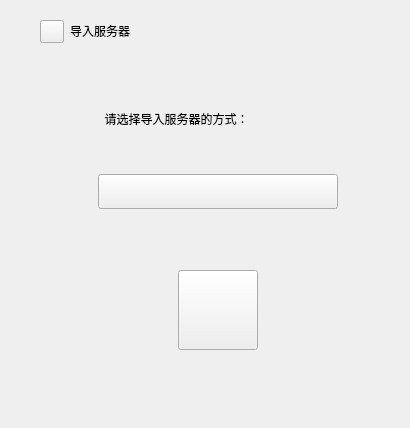
     <widget class="QWidget" name="importNewServerPage">
      <layout class="QGridLayout" name="gridLayout_21">
       <item row="0" column="1">
        <widget class="QWidget" name="importTitleWidget" native="true">
         <property name="sizePolicy">
          <sizepolicy hsizetype="Preferred" vsizetype="Preferred">
           <horstretch>0</horstretch>
           <verstretch>0</verstretch>
          </sizepolicy>
         </property>
         <layout class="QHBoxLayout" name="horizontalLayout_10">
          <item>
           <widget class="TransparentToolButton" name="importBackToGuidePushButton"/>
          </item>
          <item>
           <widget class="SubtitleLabel" name="importSubtitleLabel">
            <property name="sizePolicy">
             <sizepolicy hsizetype="Fixed" vsizetype="Fixed">
              <horstretch>0</horstretch>
              <verstretch>0</verstretch>
             </sizepolicy>
            </property>
            <property name="text">
             <string>导入服务器</string>
            </property>
           </widget>
          </item>
          <item>
           <spacer name="importTitleSpacer">
            <property name="orientation">
             <enum>Qt::Horizontal</enum>
            </property>
            <property name="sizeHint" stdset="0">
             <size>
              <width>40</width>
              <height>20</height>
             </size>
            </property>
           </spacer>
          </item>
         </layout>
        </widget>
       </item>
       <item row="0" column="0" rowspan="2">
        <spacer name="importNewServerHorizontalSpacer">
         <property name="orientation">
          <enum>Qt::Horizontal</enum>
         </property>
         <property name="sizeType">
          <enum>QSizePolicy::Fixed</enum>
         </property>
         <property name="sizeHint" stdset="0">
          <size>
           <width>20</width>
           <height>406</height>
          </size>
         </property>
        </spacer>
       </item>
       <item row="1" column="1">
        <widget class="PopUpAniStackedWidget" name="importNewServerStackWidget">
         <property name="sizePolicy">
          <sizepolicy hsizetype="Expanding" vsizetype="Expanding">
           <horstretch>0</horstretch>
           <verstretch>0</verstretch>
          </sizepolicy>
         </property>
         <property name="currentIndex">
          <number>0</number>
         </property>
         <widget class="QWidget" name="importNewServerFirstGuide">
          <property name="sizePolicy">
           <sizepolicy hsizetype="Expanding" vsizetype="Expanding">
            <horstretch>0</horstretch>
            <verstretch>0</verstretch>
           </sizepolicy>
          </property>
          <layout class="QGridLayout" name="gridLayout_11">
           <item row="3" column="3">
            <widget class="ComboBox" name="importNewServerTypeComboBox">
             <property name="sizePolicy">
              <sizepolicy hsizetype="Fixed" vsizetype="Fixed">
               <horstretch>0</horstretch>
               <verstretch>0</verstretch>
              </sizepolicy>
             </property>
             <property name="minimumSize">
              <size>
               <width>240</width>
               <height>35</height>
              </size>
             </property>
             <property name="maximumSize">
              <size>
               <width>240</width>
               <height>35</height>
              </size>
             </property>
            </widget>
           </item>
           <item row="3" column="0" rowspan="4">
            <spacer name="horizontalSpacer">
             <property name="orientation">
              <enum>Qt::Horizontal</enum>
             </property>
             <property name="sizeHint" stdset="0">
              <size>
               <width>40</width>
               <height>20</height>
              </size>
             </property>
            </spacer>
           </item>
           <item row="3" column="5" rowspan="4">
            <spacer name="horizontalSpacer_2">
             <property name="orientation">
              <enum>Qt::Horizontal</enum>
             </property>
             <property name="sizeHint" stdset="0">
              <size>
               <width>40</width>
               <height>20</height>
              </size>
             </property>
            </spacer>
           </item>
           <item row="6" column="3">
            <spacer name="verticalSpacer">
             <property name="orientation">
              <enum>Qt::Vertical</enum>
             </property>
             <property name="sizeHint" stdset="0">
              <size>
               <width>20</width>
               <height>40</height>
              </size>
             </property>
            </spacer>
           </item>
           <item row="1" column="3">
            <widget class="SubtitleLabel" name="importNewServerFirstGuideTitle">
             <property name="sizePolicy">
              <sizepolicy hsizetype="Fixed" vsizetype="Fixed">
               <horstretch>0</horstretch>
               <verstretch>0</verstretch>
              </sizepolicy>
             </property>
             <property name="text">
              <string>  请选择导入服务器的方式：</string>
             </property>
            </widget>
           </item>
           <item row="5" column="3">
            <widget class="QWidget" name="goBtnWidget" native="true">
             <property name="sizePolicy">
              <sizepolicy hsizetype="Preferred" vsizetype="Preferred">
               <horstretch>0</horstretch>
               <verstretch>0</verstretch>
              </sizepolicy>
             </property>
             <layout class="QHBoxLayout" name="horizontalLayout">
              <item>
               <widget class="TransparentToolButton" name="goBtn">
                <property name="minimumSize">
                 <size>
                  <width>80</width>
                  <height>80</height>
                 </size>
                </property>
                <property name="maximumSize">
                 <size>
                  <width>80</width>
                  <height>80</height>
                 </size>
                </property>
                <property name="iconSize">
                 <size>
                  <width>80</width>
                  <height>80</height>
                 </size>
                </property>
               </widget>
              </item>
             </layout>
            </widget>
           </item>
           <item row="4" column="3">
            <spacer name="verticalSpacer_2">
             <property name="orientation">
              <enum>Qt::Vertical</enum>
             </property>
             <property name="sizeType">
              <enum>QSizePolicy::Fixed</enum>
             </property>
             <property name="sizeHint" stdset="0">
              <size>
               <width>20</width>
               <height>40</height>
              </size>
             </property>
            </spacer>
           </item>
           <item row="2" column="3">
            <spacer name="verticalSpacer_3">
             <property name="orientation">
              <enum>Qt::Vertical</enum>
             </property>
             <property name="sizeType">
              <enum>QSizePolicy::Fixed</enum>
             </property>
             <property name="sizeHint" stdset="0">
              <size>
               <width>20</width>
               <height>40</height>
              </size>
             </property>
            </spacer>
           </item>
           <item row="0" column="0" colspan="6">
            <spacer name="verticalSpacer_4">
             <property name="orientation">
              <enum>Qt::Vertical</enum>
             </property>
             <property name="sizeHint" stdset="0">
              <size>
               <width>20</width>
               <height>40</height>
              </size>
             </property>
            </spacer>
           </item>
          </layout>
         </widget>
        </widget>
       </item>
      </layout>
     </widget>
